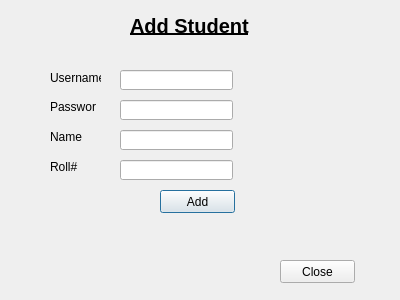
<?xml version="1.0" encoding="UTF-8"?>
<ui version="4.0">
 <class>add_s</class>
 <widget class="QDialog" name="add_s">
  <property name="geometry">
   <rect>
    <x>0</x>
    <y>0</y>
    <width>400</width>
    <height>300</height>
   </rect>
  </property>
  <property name="windowTitle">
   <string>Dialog</string>
  </property>
  <widget class="QLabel" name="label_2">
   <property name="geometry">
    <rect>
     <x>50</x>
     <y>70</y>
     <width>51</width>
     <height>16</height>
    </rect>
   </property>
   <property name="text">
    <string>Username</string>
   </property>
  </widget>
  <widget class="QLineEdit" name="lineEdit_3">
   <property name="geometry">
    <rect>
     <x>120</x>
     <y>130</y>
     <width>113</width>
     <height>20</height>
    </rect>
   </property>
  </widget>
  <widget class="QLineEdit" name="lineEdit_4">
   <property name="geometry">
    <rect>
     <x>120</x>
     <y>160</y>
     <width>113</width>
     <height>20</height>
    </rect>
   </property>
  </widget>
  <widget class="QLabel" name="label_4">
   <property name="geometry">
    <rect>
     <x>50</x>
     <y>130</y>
     <width>46</width>
     <height>13</height>
    </rect>
   </property>
   <property name="text">
    <string>Name</string>
   </property>
  </widget>
  <widget class="QLabel" name="label_3">
   <property name="geometry">
    <rect>
     <x>50</x>
     <y>100</y>
     <width>46</width>
     <height>13</height>
    </rect>
   </property>
   <property name="text">
    <string>Password</string>
   </property>
  </widget>
  <widget class="QLineEdit" name="lineEdit_2">
   <property name="geometry">
    <rect>
     <x>120</x>
     <y>100</y>
     <width>113</width>
     <height>20</height>
    </rect>
   </property>
  </widget>
  <widget class="QLineEdit" name="lineEdit">
   <property name="geometry">
    <rect>
     <x>120</x>
     <y>70</y>
     <width>113</width>
     <height>20</height>
    </rect>
   </property>
  </widget>
  <widget class="QLabel" name="label">
   <property name="geometry">
    <rect>
     <x>130</x>
     <y>10</y>
     <width>141</width>
     <height>31</height>
    </rect>
   </property>
   <property name="font">
    <font>
     <pointsize>15</pointsize>
     <weight>75</weight>
     <bold>true</bold>
     <underline>true</underline>
    </font>
   </property>
   <property name="text">
    <string>Add Student</string>
   </property>
  </widget>
  <widget class="QLabel" name="label_5">
   <property name="geometry">
    <rect>
     <x>50</x>
     <y>160</y>
     <width>46</width>
     <height>13</height>
    </rect>
   </property>
   <property name="text">
    <string>Roll#</string>
   </property>
  </widget>
  <widget class="QPushButton" name="pushButton">
   <property name="geometry">
    <rect>
     <x>160</x>
     <y>190</y>
     <width>75</width>
     <height>23</height>
    </rect>
   </property>
   <property name="text">
    <string>Add</string>
   </property>
  </widget>
  <widget class="QPushButton" name="pushButton_2">
   <property name="geometry">
    <rect>
     <x>280</x>
     <y>260</y>
     <width>75</width>
     <height>23</height>
    </rect>
   </property>
   <property name="text">
    <string>Close</string>
   </property>
  </widget>
 </widget>
 <resources/>
 <connections/>
</ui>
